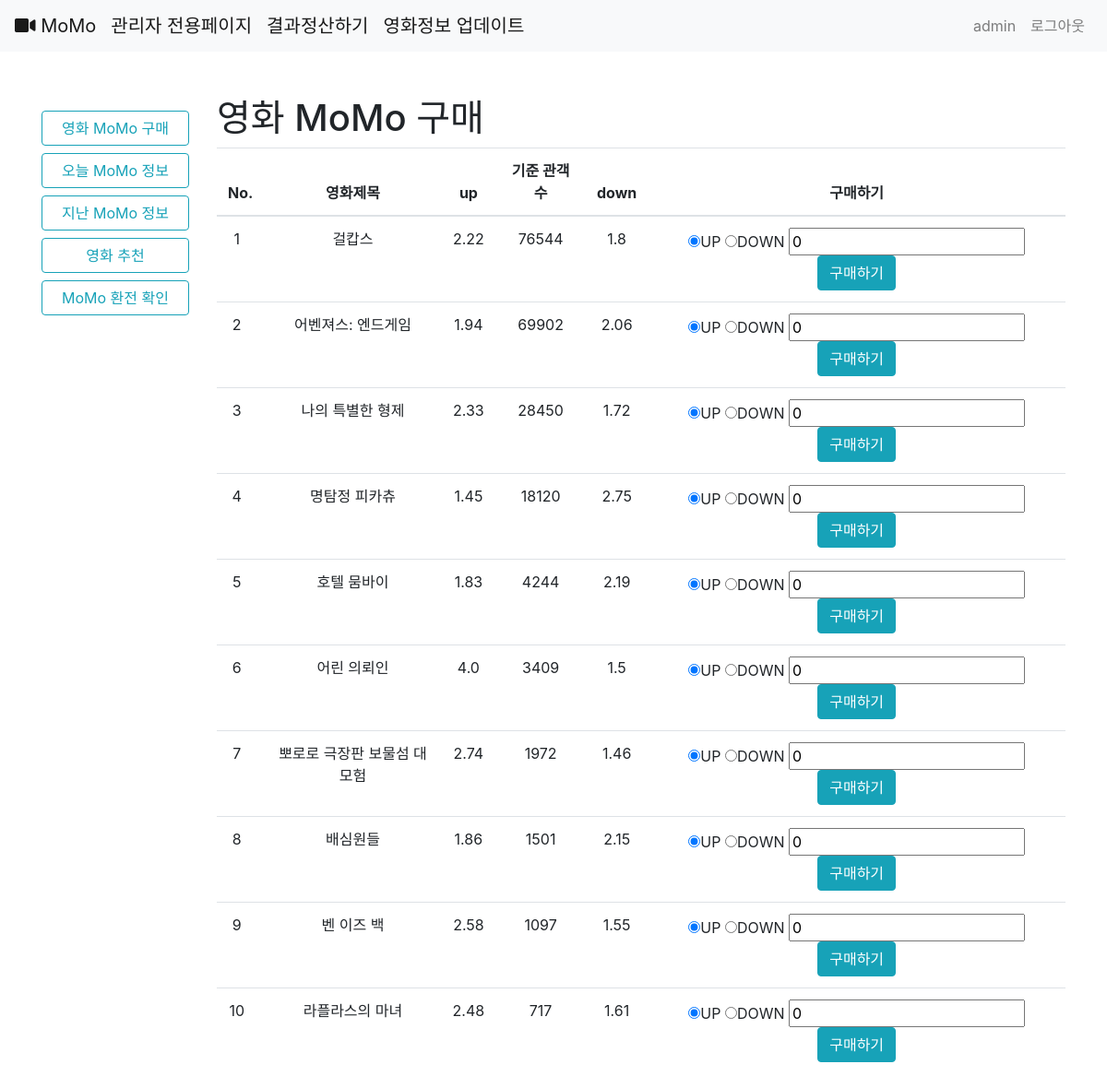
The page /test/predict/ (signed in) on the database its author committed.
### accounts/models.py (models this page shows)
class User(AbstractUser):
    points = models.PositiveIntegerField(default=0)

### momo/models.py (models this page shows, shortened)
class Match(models.Model):
    movie = models.ForeignKey(Movie, on_delete=models.CASCADE)
    user_up = models.ManyToManyField(settings.AUTH_USER_MODEL, related_name="up",blank=True)
    user_down = models.ManyToManyField(settings.AUTH_USER_MODEL, related_name="down",blank=True)
    standard = models.PositiveIntegerField(default = 0)# 기준관객수
    date = models.DateField()# 날짜
    uprate = models.FloatField(default = 1)#up 배당
    downrate = models.FloatField(default = 1)#down 배당
    result = models.IntegerField(blank=True, null=True)
    usercnt = models.IntegerField(default=0)

class Movie(models.Model):
    title = models.CharField(max_length=120) # 영화 제목
    poster_url = models.ImageField(blank=True) # 영화 포스터
    audiCnt = models.IntegerField() # 해당일 관객수
    audinten = models.IntegerField() # 전일 대비 증감수
    audiChange = models.FloatField() # 전일 대비 증감 비율
    auidAcc = models.IntegerField() # 누적 관객수
    userRating = models.FloatField() # 영화 평점
    date = models.DateField()
    def __str__(self):
        return self.title

### momo/views.py (the view)
# urls.py: path('predict/',views.predict,name="predict"),
@login_required
def predict(request):
    today1 = datetime.datetime.today()-datetime.timedelta(days=1)
    matches = Match.objects.filter(date=today1.strftime("%Y-%m-%d"))
    return render(request,'predict.html',{'matches':matches})

### momo/templates/predict.html (shortened to what this page needs)
{% extends 'base.html' %}
{% block body %}
<h1>영화 MoMo 구매</h1>
<table class="table">
  <thead>
    <tr>
      <th scope="col" class="text-center">No.</th>
      <th scope="col" class="text-center">영화제목</th>
      <th scope="col" class="text-center">up</th>
      <th scope="col" class="text-center">기준 관객수</th>
      <th scope="col" class="text-center">down</th>
      <th scope="col" class="text-center">구매하기</th>
    </tr>
  </thead>
  <tbody>
    {% for match in matches %}
      <tr>
        <td class="text-center"></td>
        <td class="text-center">{{match.movie}}</td>
        <td class="text-center">{{match.uprate}}</td>
        <td class="text-center">{{match.standard}}</td>
        <td class="text-center">{{match.downrate}}</td>
        <td class="text-center">
            <form action = "{% url 'accounts:purchase' match.id %}" method = "POST">
                <input type="radio" name="updown_code" value="1" checked/>UP
                <input type="radio" name="updown_code" value="2"/>DOWN
                <input type="number" name="points" value="0" max="50000"/>
                <button type="submit" class="btn btn-info">구매하기</button>
            </form>
        </td>
      </tr>
    {% endfor %}
  </tbody>
</table>
{% endblock %}

### bob/templates/nav.html (shortened to what this page needs)
<nav class="navbar navbar-expand-lg navbar-light bg-light">
  <a class="navbar-brand" href="{% url 'movies:list' %}">
    <i class="fas fa-video"></i>
    MoMo
  </a>
  {% if user.is_authenticated %}
  {% if user.is_superuser %}
  <a class="navbar-brand" href="/admin/">
      관리자 전용페이지
  </a>
  <a class="navbar-brand" href="{% url 'accounts:calculate' %}">
      결과정산하기
  </a>
  <a class="navbar-brand" href="{% url 'movies:getdata' %}">
      영화정보 업데이트
  </a>
  {% endif %}
  {% endif %}
  <div class="collapse navbar-collapse" id="navbarNav">
    <ul class="navbar-nav ml-auto">
      {% if user.is_authenticated %}
      {% if not user.is_superuser %}
      <li class="nav-item">
        <a class="nav-link" tabindex="-1" aria-disabled="true">{{ user }}님 포인트 {{ user.points }} MoMo</a>
      </li>
      <li class="nav-item">
        <a class="nav-link" href="{% url 'accounts:user_detail' user.id %}" tabindex="-1" aria-disabled="true">마이페이지</a>
      </li>
      {% else %}
      <li class="nav-item">
        <a class="nav-link" tabindex="-1" aria-disabled="true">{{ user }}</a>
      </li>
      {% endif %}
      <li class="nav-item">
        <a class="nav-link" href="{% url 'accounts:logout' %}">로그아웃</a>
      </li>
      {% endif %}
    </ul>
  </div>
</nav>

### momo/templates/predict.html (style rules this page uses)
table { counter-reset: rowNumber-1; }
table tr { counter-increment: rowNumber; }
table tr td:first-child::before { content: counter(rowNumber); min-width: 1em; margin-right: 0.5em; }

### rows shown on the page
User: username "admin"
Match: movie "걸캅스", uprate "2.22", standard "76544", downrate "1.8"
Match: movie "어벤져스: 엔드게임", uprate "1.94", standard "69902", downrate "2.06"
Match: movie "나의 특별한 형제", uprate "2.33", standard "28450", downrate "1.72"
Match: movie "명탐정 피카츄", uprate "1.45", standard "18120", downrate "2.75"
Match: movie "호텔 뭄바이", uprate "1.83", standard "4244", downrate "2.19"
Match: movie "어린 의뢰인", uprate "4.0", standard "3409", downrate "1.5"
Match: movie "뽀로로 극장판 보물섬 대모험", uprate "2.74", standard "1972", downrate "1.46"
Match: movie "배심원들", uprate "1.86", standard "1501", downrate "2.15"
Match: movie "벤 이즈 백", uprate "2.58", standard "1097", downrate "1.55"
Match: movie "라플라스의 마녀", uprate "2.48", standard "717", downrate "1.61"
